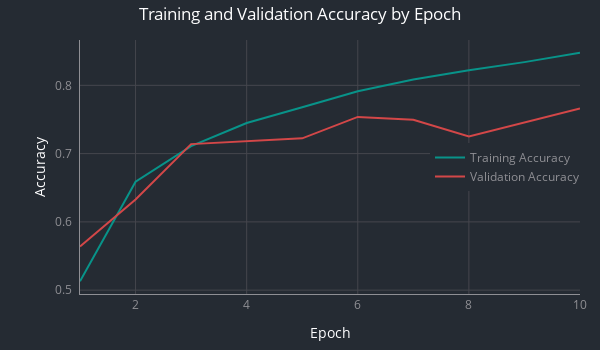

Source (notebook cell):
### Code cell
# Plot data to see relationships between training and validation data
fig = go.Figure()
fig.add_trace(go.Scatter(
    x=epoch_list, y=hist.history["accuracy"],
    mode="lines", name="Training Accuracy", line=dict(color=palette["green"])))
fig.add_trace(go.Scatter(
    x=epoch_list, y=hist.history["val_accuracy"],
    mode="lines", name="Validation Accuracy", line=dict(color=palette["red"])))

fig.update_layout(
    title="Training and Validation Accuracy by Epoch",
    xaxis=dict(title="Epoch"), yaxis=dict(title="Accuracy"),
    height=350, width=600, legend=dict(x=0.7, y=0.5))

format_plot(fig)
fig.show()

### Figure 1 — Plotly figure (JSON) as saved in the notebook; plotly's stock layout.template omitted (floating-point values rounded to 4 significant figures)
{"data": [{"line": {"color": "#089389"}, "mode": "lines", "name": "Training Accuracy", "type": "scatter", "x": [1, 2, 3, 4, 5, 6, 7, 8, 9, 10], "y": [0.5129, 0.6588, 0.7109, 0.7447, 0.768, 0.7914, 0.8086, 0.822, 0.834, 0.8478]}, {"line": {"color": "#d34748"}, "mode": "lines", "name": "Validation Accuracy", "type": "scatter", "x": [1, 2, 3, 4, 5, 6, 7, 8, 9, 10], "y": [0.5639, 0.6329, 0.7139, 0.718, 0.7224, 0.7537, 0.7495, 0.7252, 0.7461, 0.766]}], "layout": {"height": 350, "legend": {"font": {"color": "#8f8f94"}, "x": 0.7, "y": 0.5}, "margin": {"b": 20, "l": 80, "r": 20, "t": 40}, "paper_bgcolor": "#252b33", "plot_bgcolor": "#252b33", "title": {"font": {"color": "#fefeff"}, "text": "Training and Validation Accuracy by Epoch", "x": 0.5}, "width": 600, "xaxis": {"autorange": true, "categoryorder": "category ascending", "gridcolor": "#45464d", "linecolor": "#8f8f94", "range": [1, 10], "tickfont": {"color": "#8f8f94"}, "title": {"font": {"color": "#fefeff"}, "text": "Epoch"}, "type": "linear"}, "yaxis": {"autorange": true, "categoryorder": "category ascending", "gridcolor": "#45464d", "linecolor": "#8f8f94", "range": [0.4943, 0.8664], "tickcolor": "#252b33", "tickfont": {"color": "#8f8f94"}, "ticklen": 5, "ticks": "outside", "title": {"font": {"color": "#fefeff"}, "standoff": 5, "text": "Accuracy"}, "type": "linear"}}}
